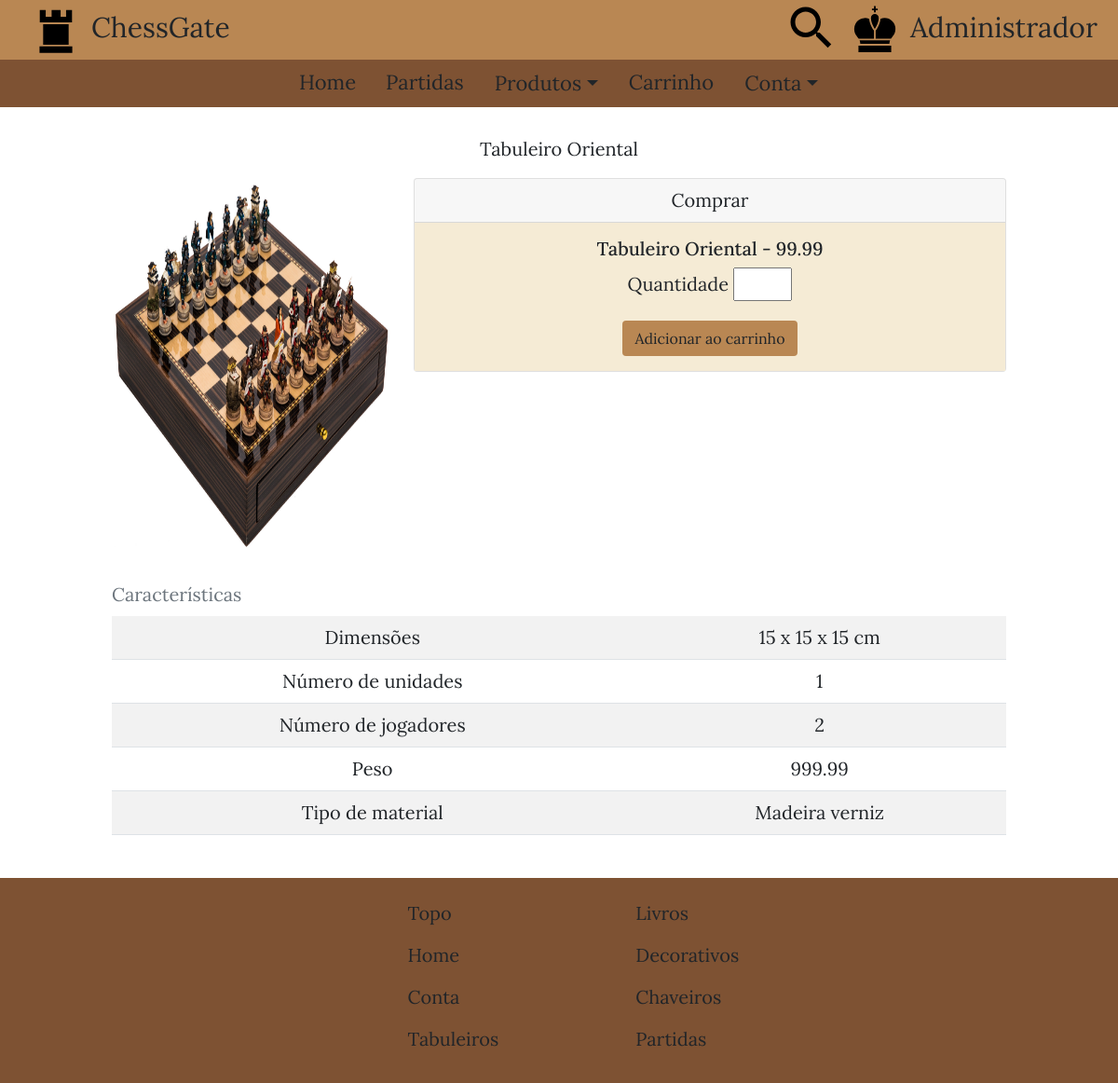
The page /src/templates/produtos/produto.php?cod_produto=114 (signed in) on the database its author committed.
### tables this page shows
CREATE TABLE `tabuleiro` (
  `cod_unidade` int(11) NOT NULL,
  `cod_produto` int(11) NOT NULL,
  `dimensoes` varchar(20) NOT NULL,
  `num_jogadores` smallint(6) NOT NULL,
  `peso` decimal(5,2) NOT NULL,
  `num_unidades` smallint(6) NOT NULL,
  `material` varchar(15) NOT NULL,
  PRIMARY KEY (`cod_unidade`,`cod_produto`),
  KEY `cod_produto` (`cod_produto`),
  CONSTRAINT `tabuleiro_ibfk_1` FOREIGN KEY (`cod_produto`) REFERENCES `produto` (`cod_produto`) ON DELETE CASCADE
);

CREATE TABLE `produto` (
  `cod_produto` int(11) NOT NULL,
  `cod_categoria` int(11) NOT NULL,
  `titulo` varchar(20) NOT NULL,
  `preco` decimal(6,2) NOT NULL,
  `imagemURL` varchar(500) NOT NULL,
  PRIMARY KEY (`cod_produto`),
  KEY `cod_categoria` (`cod_categoria`),
  CONSTRAINT `produto_ibfk_1` FOREIGN KEY (`cod_categoria`) REFERENCES `categoria` (`cod_categoria`) ON DELETE CASCADE
);

### src/templates/produtos/produto.php (the view, shortened to what this page needs)
<?php
    $codigoProduto = $_GET["cod_produto"];
    if (isset ($_SESSION["logado"])) {
        $nome = $_SESSION["nome"];
        $logado = $_SESSION["logado"];
    }
    if ($codigoProduto >= 100 && $codigoProduto < 200)
        $categoria = "tabuleiro";
    $conexao = mysqli_connect ($servidor, $usuario, $senhaBanco, $banco);
    if (!$conexao)
        die ("Não foi possível se conectar com o banco: " . mysqli_connection_error ());
    else {
        if ($categoria=="tabuleiro") {
            $query = "SELECT p.titulo, p.preco, p.imagemURL, c.dimensoes,
            c.num_unidades, c.num_jogadores, c.peso, c.material
            FROM produto p INNER JOIN $categoria c ON p.cod_produto = c.cod_produto
            WHERE $codigoProduto=c.cod_produto;";
            $resultado = mysqli_query ($conexao, $query);
            if (mysqli_num_rows ($resultado) > 0) {
                while ($linha = mysqli_fetch_assoc($resultado)) {
                    $tituloProduto = $linha["titulo"];
                    $precoProduto = $linha["preco"];
                    $imagemURL = $linha["imagemURL"];
                    $dimensoesProduto = $linha["dimensoes"];
                    $numUnidadesProduto = $linha["num_unidades"];
                    $numJogadoresProduto = $linha["num_jogadores"];
                    $pesoProduto = $linha["peso"];
                    $materialProduto = $linha["material"];
                }
            }
            else {
                header ("location: ../home.php?cod=404");
                exit();
            }
        }
    }
?>
<!DOCTYPE html>
<html lang="pt-BR">
    <head>
        <link rel="stylesheet" href="../../styles/estrutura_produtos.css" />
        <link rel="stylesheet" href="../../styles/estilos.css" />
        <link href="https://cdn.jsdelivr.net/npm/bootstrap@5.0.0-beta3/dist/css/bootstrap.min.css" rel="stylesheet">
    </head>
    <body id="topo">
        <div class="container-fluid px-0">
            <header>
                <div id="cabecalho">
                    <div id="menu_superior_esquerda">
                        <a href="../home.php">
                            <img src="../../../assets/images/icons/logo_icone.svg" type="image/svg" alt="Logomarca" />
                            ChessGate
                        </a>
                    </div>
                    <div id="menu_superior_direita">
                        <span class="pesquisar_icon">
                            <img src="../../../assets/images/icons/busca_icone.svg" type="image/svg" alt="Ícone de pesquisa" />
                        </span>
                        <a href="../conta/entrar.php">
                            <img src="../../../assets/images/icons/usuario_icone.svg" type="image/svg" alt="Ícone do usuário" />
                            <?php
                                if ($logado) {
                                    echo $nome;
                                }
                                else
                                    echo "Entrar";
                            ?>
                        </a>
                    </div>
                </div>
                <div id="menu_navegacao">
                    <ul class="nav justify-content-center">
                        <li id="link_home" class="nav-item">
                            <a class="nav-link" href="../home.php">Home</a>
                        </li>
                        <li id="link_partidas" class="nav-item">
                            <a class="nav-link" href="../partidas.php">Partidas</a>
                        </li>
                        <li id="link_produtos" class="nav-item">
                            <div class="dropdown">
                                <a class="nav-link btn dropdown-toggle" href="#" role="button" id="dropdownProdutos" data-bs-toggle="dropdown" aria-expanded="false">Produtos</a>
                            </div>
                        </li>
                        <li id="link_carrinho" class="nav-item">
                            <a class="nav-link" href="../carrinho.php">Carrinho</a>
                        </li>
                        <li id="link_conta" class="nav-item">
                            <div class="dropdown">
                                <a class="nav-link btn dropdown-toggle" href="#" role="button" id="dropdownConta" data-bs-toggle="dropdown" aria-expanded="false">Conta</a>
                            </div>
                        </li>
                    </ul>
                </div>
            </header>
            <main>
                <div id="conteudo">
                    <p style="text-align: center;"><?php echo $tituloProduto?></p>
                    <div class="pri_col">
                        <img class="livro" src="<?php echo $imagemURL?>" type="image/jpg" alt="<?php echo $tituloProduto?>" />
                    </div>
                    <div class="seg_col">
                        <div class="card">
                            <div class="card-header">
                                Comprar
                            </div>
                            <div class="card-body" style="background-color: #f5ebd5;">
                                <h5 class="card-title"><?php echo "$tituloProduto - $precoProduto"?></h5>
                                <label class="form-label" for="qntdComprar">Quantidade</label>
                                <input name="quantidadeProduto" type="number" min="0" max="99" step="1" id="qntdComprar" /> <br />
                                <a id="addCarrinho" href="../carrinho.php?codigoProduto=<?php echo $codigoProduto;?>&quantidadeProduto=" class="btn mt-3" style="background-color: #b98753;">Adicionar ao carrinho</a>
                            </div>
                        </div>
                    </div>
                    <div class="ter_col">
                        <table class="table caption-top table-striped table-hover">
                            <caption>Características</caption>
                            <tbody>
                                <?php
                                    echo "<tr scope='row'>
                                        <td>Dimensões</td>
                                        <td>$dimensoesProduto</td>
                                        </tr>";
                                    echo "<tr scope='row'>
                                                <td>Número de unidades</td>
                                                <td>$numUnidadesProduto</td>
                                              </tr>";
                                    if ($categoria=="tabuleiro") {
                                        echo "<tr scope='row'>
                                                <td>Número de jogadores</td>
                                                <td>$numJogadoresProduto</td>
                                              </tr>";
                                        echo "<tr scope='row'>
                                              <td>Peso</td>
                                              <td>$pesoProduto</td>
                                            </tr>";
                                        echo "<tr scope='row'>
                                            <td>Tipo de material</td>
                                            <td>$materialProduto</td>
                                          </tr>";
                                    }
                                ?>
                            </tbody>
                        </table>
                    </div>
                </div>
            </main>
            <footer>
                <div id="rodape">
                    <div id="conteudo_rodape">
                        <div id="p_col">
                            <ul>
                                <li><a href="#topo">Topo</a></li>
                                <li><a href="../home.php">Home</a></li>
                                <?php
                                    if ($logado)
                                        echo "<li><a href='../conta/perfil.php'>Conta</a></li>";
                                    else
                                        echo "<li><a href='../conta/entrar.php'>Entrar</a></li>";
                                ?>
                                <li><a href="vitrine.php?categoria=100">Tabuleiros</a></li>
                            </ul>
                        </div>
                        <div id="s_col">
                            <ul>
                                <li><a href="vitrine.php?categoria=200">Livros</a></li>
                                <li><a href="vitrine.php?categoria=300">Decorativos</a></li>
                                <li><a href="vitrine.php?categoria=400">Chaveiros</a></li>
                                <li><a href="../partidas.php">Partidas</a></li>
                            </ul>
                        </div>
                    </div>
                </div>
            </footer>
        </div>
    </body>
</html>

### src/styles/estrutura_produtos.css (style rules this page uses)
.container-fluid #conteudo { width: 80%; position: relative; margin-left: 10%; margin-right: auto; margin-top: 5%; z-index: 750; font-size: 20px; display: inline-table; }
.container-fluid #conteudo img.livro { height: 300px; width: 200px; margin-bottom: 2.5%; }
.container-fluid #conteudo img { height: 200px; width: 200px; margin-bottom: 2.5%; }
@media only screen and (min-width: 992px) and (max-width: 1200px) { .container-fluid #conteudo { margin-top: 2.5%; } }
@media only screen and (min-width: 992px) and (max-width: 1200px) { .container-fluid #conteudo img.livro { float: left; display: inline-table; height: 300px; width: 200px; margin-bottom: 2.5%; margin-right: 2.5%; } }
@media only screen and (min-width: 992px) and (max-width: 1200px) { .container-fluid #conteudo img { float: left; display: inline-table; height: 200px; width: 200px; margin-bottom: 2.5%; margin-right: 2.5%; } }
@media only screen and (min-width: 1200px) { .container-fluid #conteudo img.livro { float: left; display: inline-table; height: 400px; width: 300px; margin-bottom: 2.5%; margin-right: 2.5%; } }
@media only screen and (min-width: 1200px) { .container-fluid #conteudo img { float: left; display: inline-table; height: 300px; width: 300px; margin-bottom: 2.5%; margin-right: 2.5%; } }

### src/styles/estilos.css (style rules this page uses)
body { margin: 0; width: 100%; }
.container-fluid { font-family: Lora; font-size: 22px; }
.container-fluid #cabecalho #menu_superior_esquerda a { color: #212529; text-decoration: none; }
.container-fluid #cabecalho #menu_superior_direita a { color: #212529; text-decoration: none; }
.container-fluid #cabecalho { background-color: #B98753; width: 100%; z-index: 1000; }
.container-fluid #menu_navegacao { background-color: #7E5233; width: 100%; z-index: 1000; }
.container-fluid #conteudo { width: 80%; position: relative; margin-left: 10%; margin-right: auto; text-align: center; margin-top: 7.5%; z-index: 750; display: inline-table; font-size: 20px; }
.container-fluid #cabecalho #menu_superior_esquerda { margin-left: 2.5%; width: 47.5%; display: inline-table; }
.container-fluid #cabecalho #menu_superior_direita { width: 47.5%; margin-right: auto; display: inline-table; text-align: right; }
.container-fluid #menu_navegacao a { color: #212529; font-size: 22px; }
.container-fluid #rodape { width: 100%; margin-top: 2.5%; background-color: #7E5233; bottom: 0; }
.container-fluid #rodape #conteudo_rodape { display: inline-table; width: 90%; margin-top: 1%; margin-left: 5%; margin-right: auto; }
.container-fluid #rodape #conteudo_rodape ul { list-style: none; float: left; margin-left: 10%; }
.container-fluid #rodape #conteudo_rodape #s_col { width: 33.3%; display: inline-table; }
.container-fluid #rodape #conteudo_rodape a { font-size: 20px; color: #212529; text-decoration: none; }
@media only screen and (min-width: 992px) and (max-width: 1200px) { .container-fluid #cabecalho img { width: 60px; height: 60px; margin-bottom: 0.75%; } }
@media only screen and (min-width: 992px) and (max-width: 1200px) { .container-fluid { font-size: 28px; } }
@media only screen and (min-width: 992px) and (max-width: 1200px) { .container-fluid #conteudo { margin-top: 2.5%; } }
@media only screen and (min-width: 992px) and (max-width: 1200px) { .container-fluid #rodape #conteudo_rodape ul { margin-left: 30%; } }
@media only screen and (min-width: 1200px) { .container-fluid #cabecalho img { width: 60px; height: 60px; margin-bottom: 0.75%; } }
@media only screen and (min-width: 1200px) { .container-fluid { font-size: 30px; } }
@media only screen and (min-width: 1200px) { .container-fluid #conteudo { margin-top: 2.5%; } }
@media only screen and (min-width: 1200px) { .container-fluid #rodape #conteudo_rodape ul { margin-left: 32%; } }

### rows shown on the page
tabuleiro: cod_produto.titulo "Tabuleiro Oriental", cod_produto.imagemURL (picture), cod_produto.preco "99.99", dimensoes "15 x 15 x 15 cm", num_unidades "1", num_jogadores "2", peso "999.99", material "Madeira verniz"

### other values the page prints
$nome "Administrador"
